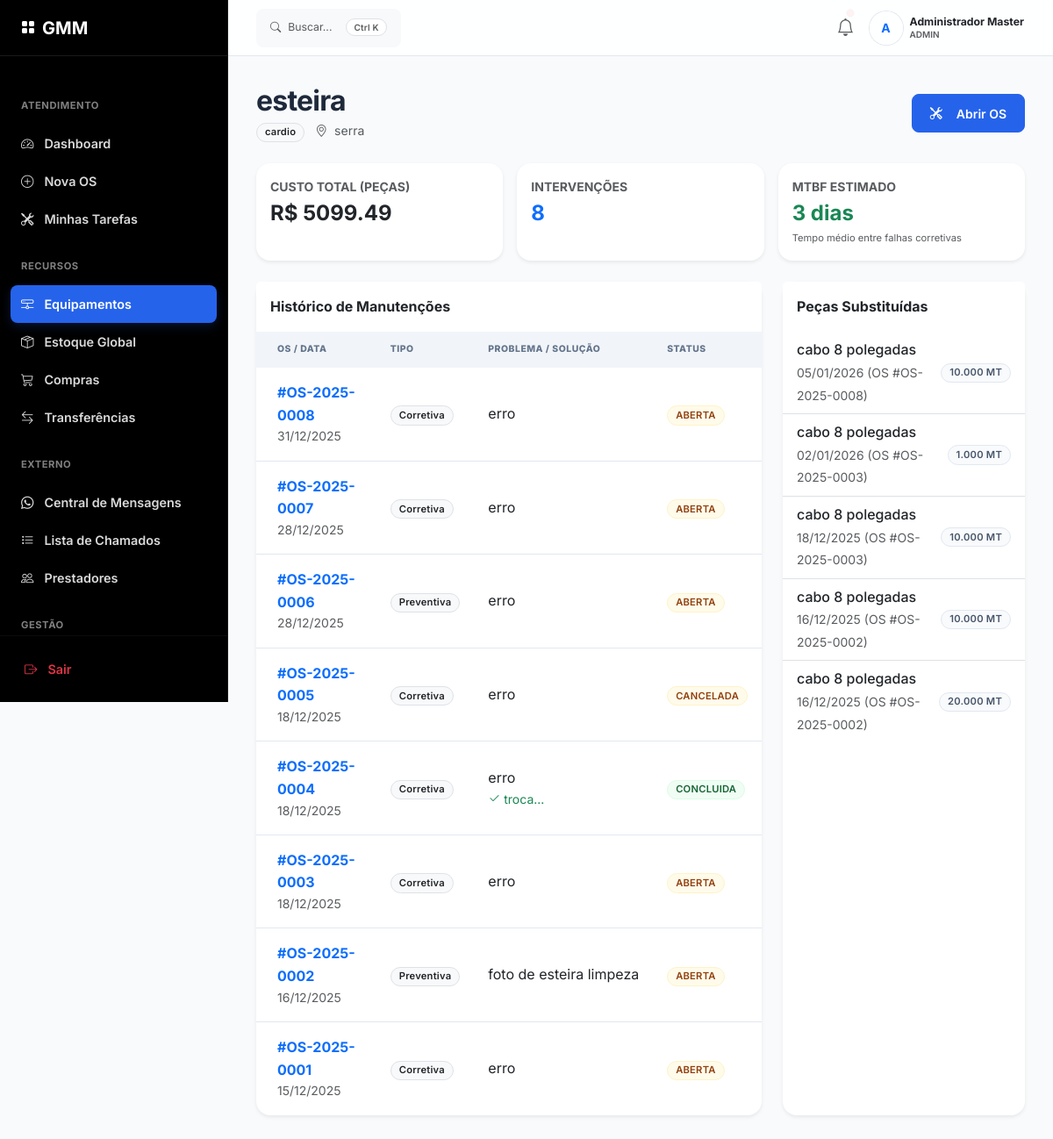
The app's page /equipamentos/1 (signed in), older data.
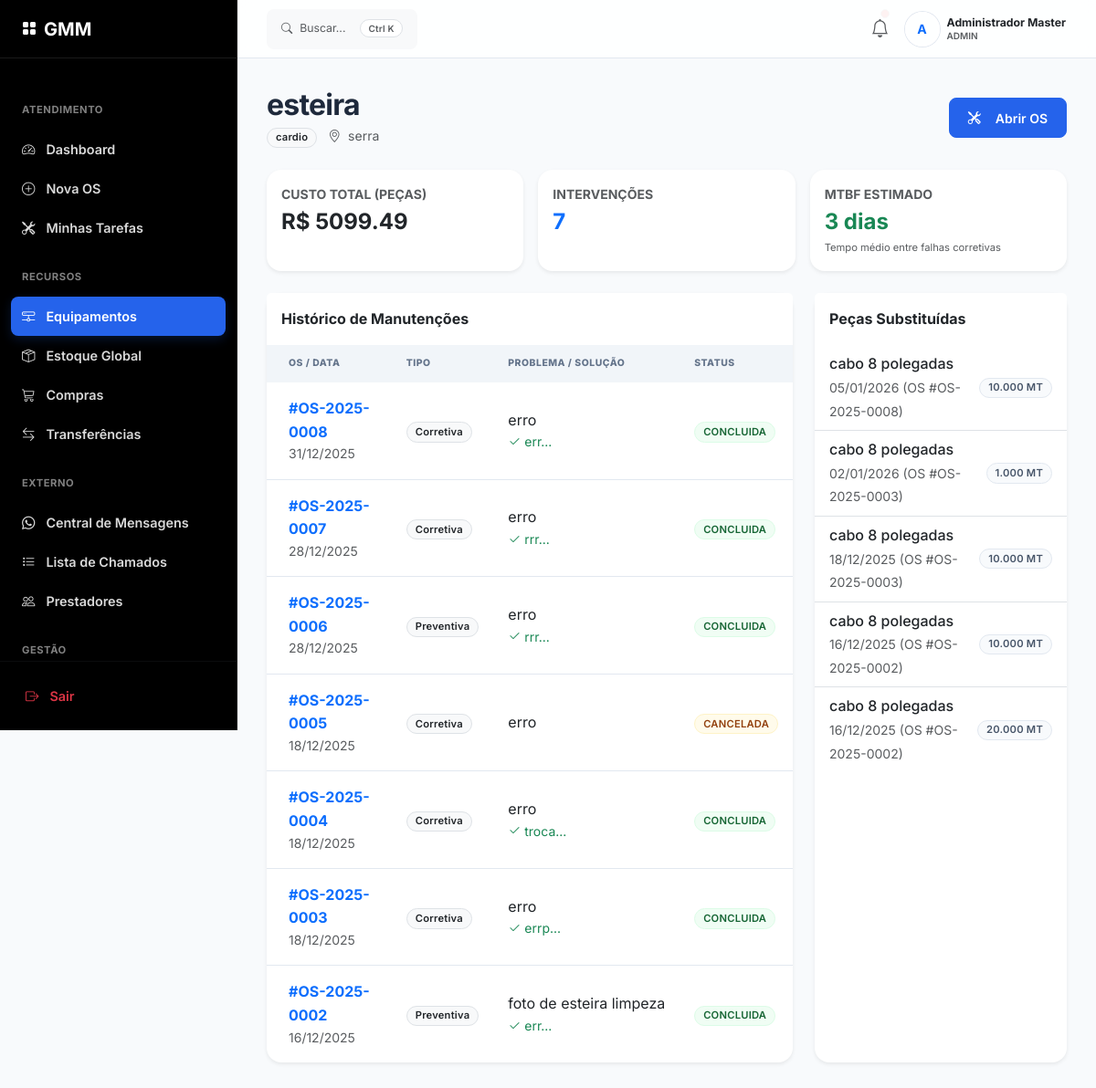
The same page, newer data.
### app/models/estoque_models.py (models this page shows, shortened)
class OrdemServico(db.Model):
    __tablename__ = 'ordens_servico'
    id = db.Column(db.Integer, primary_key=True)
    numero_os = db.Column(db.String(20), unique=True, nullable=False)
    tecnico_id = db.Column(db.Integer, db.ForeignKey('usuarios.id'), nullable=False)
    unidade_id = db.Column(db.Integer, db.ForeignKey('unidades.id'), nullable=False)
    equipamento_id = db.Column(db.Integer, db.ForeignKey('equipamentos.id'), nullable=True)
    tipo_manutencao = db.Column(db.String(20), nullable=False)
    prioridade = db.Column(db.String(20), default='media')
    descricao_problema = db.Column(db.Text, nullable=False)
    descricao_solucao = db.Column(db.Text, nullable=True)
    status = db.Column(db.String(20), default='aberta')
    prazo_conclusao = db.Column(db.DateTime, nullable=False)
    fotos_antes = db.Column(db.JSON, nullable=True)
    fotos_depois = db.Column(db.JSON, nullable=True)
    data_abertura = db.Column(db.DateTime, default=datetime.utcnow)
    data_conclusao = db.Column(db.DateTime, nullable=True)
    tecnico = db.relationship('Usuario', backref='ordens_servico')
    unidade = db.relationship('Unidade', backref='ordens_servico')
    equipamento_rel = db.relationship('Equipamento', backref='ordens')
    movimentacoes = db.relationship('MovimentacaoEstoque', backref='os', lazy=True)
    anexos_list = db.relationship('AnexosOS', backref='os', lazy=True, cascade="all, delete-orphan")

class MovimentacaoEstoque(db.Model):
    __tablename__ = 'movimentacoes_estoque'
    id = db.Column(db.Integer, primary_key=True)
    os_id = db.Column(db.Integer, db.ForeignKey('ordens_servico.id'), nullable=True)
    estoque_id = db.Column(db.Integer, db.ForeignKey('estoque.id'), nullable=False)
    usuario_id = db.Column(db.Integer, db.ForeignKey('usuarios.id'), nullable=False)
    unidade_id = db.Column(db.Integer, db.ForeignKey('unidades.id'), nullable=True)
    tipo_movimentacao = db.Column(db.String(20), nullable=False)
    quantidade = db.Column(db.Numeric(10, 3), nullable=False)
    observacao = db.Column(db.String(255), nullable=True)
    data_movimentacao = db.Column(db.DateTime, default=datetime.utcnow)
    estoque = db.relationship('Estoque', backref='historico')
    usuario = db.relationship('Usuario')
    unidade = db.relationship('Unidade')

class Estoque(db.Model):
    __tablename__ = 'estoque'
    id = db.Column(db.Integer, primary_key=True)
    codigo = db.Column(db.String(20), unique=True, nullable=False)
    nome = db.Column(db.String(150), nullable=False)
    categoria_id = db.Column(db.Integer, db.ForeignKey('categorias_estoque.id'))
    unidade_medida = db.Column(db.String(5), nullable=False)
    quantidade_atual = db.Column(db.Numeric(10, 3), nullable=False, default=0)
    quantidade_minima = db.Column(db.Numeric(10, 3), nullable=False, default=5)
    valor_unitario = db.Column(db.Numeric(10, 2), nullable=True)
    localizacao = db.Column(db.String(100), nullable=True)
    unidade_id = db.Column(db.Integer, db.ForeignKey('unidades.id'), nullable=True)
    updated_at = db.Column(db.DateTime, default=datetime.utcnow, onupdate=datetime.utcnow)
    categoria = db.relationship('CategoriaEstoque', backref='itens')
    unidade = db.relationship('Unidade', backref='estoque_itens')

### app/routes/equipamentos.py (the view)
@bp.route('/<int:id>')
@login_required
def detalhes(id):
    equipamento = Equipamento.query.get_or_404(id)
    historico_os = OrdemServico.query.filter_by(equipamento_id=id)\
        .order_by(OrdemServico.data_abertura.desc()).all()
    pecas_trocadas = MovimentacaoEstoque.query.join(OrdemServico)\
        .filter(OrdemServico.equipamento_id == id, MovimentacaoEstoque.tipo_movimentacao == 'consumo')\
        .order_by(MovimentacaoEstoque.data_movimentacao.desc()).all()
    total_custo_pecas = sum([m.quantidade * (m.estoque.valor_unitario or 0) for m in pecas_trocadas])
    qtd_os = len(historico_os)
    corretivas = [os for os in historico_os if os.tipo_manutencao == 'corretiva']
    mtbf = "N/A"
    if len(corretivas) > 1:
        delta = corretivas[0].data_abertura - corretivas[-1].data_abertura
        dias = delta.days
        divisor = len(corretivas) - 1 if len(corretivas) > 1 else 1
        media_dias = dias // divisor
        mtbf = f"{media_dias} dias"
    return render_template('equipamento_detalhe.html',
                         eq=equipamento,
                         historico_os=historico_os,
                         pecas=pecas_trocadas,
                         kpis={
                             'custo_total': total_custo_pecas,
                             'qtd_os': qtd_os,
                             'mtbf': mtbf
                         })

### app/templates/equipamento_detalhe.html (shortened to what the changed rows need)
{% extends "base.html" %}
{% block content %}
<div class="mb-4 d-flex justify-content-between align-items-center">
    <div>
        <h2 class="fw-bold mb-0">{{ eq.nome }}</h2>
    </div>
</div>
<div class="row g-3 mb-4">
    <div class="col-md-4">
        <div class="card border-0 shadow-sm p-3 h-100">
            <div class="small text-muted fw-bold text-uppercase">Intervenções</div>
            <div class="fs-4 fw-bold text-primary">{{ kpis.qtd_os }}</div>
        </div>
    </div>
</div>
<div class="row g-4">
    <div class="col-lg-8">
        <div class="card border-0 shadow-sm">
            <div class="table-responsive">
                <table class="table table-hover mb-0 align-middle">
                    <thead class="bg-light">
                        <tr>
                            <th class="ps-4">OS / Data</th>
                            <th>Tipo</th>
                            <th>Problema / Solução</th>
                            <th>Status</th>
                        </tr>
                    </thead>
                    <tbody>
                        {% for os in historico_os %}
                        <tr>
                            <td class="ps-4">
                                <a href="{{ url_for('os.detalhes', id=os.id) }}"
                                    class="fw-bold text-decoration-none">#{{ os.numero_os }}</a>
                                <div class="small text-muted">{{ os.data_abertura.strftime('%d/%m/%Y') }}</div>
                            </td>
                            <td><span class="badge bg-light text-dark border">{{ os.tipo_manutencao|capitalize }}</span>
                            </td>
                            <td>
                                <div class="text-truncate" style="max-width: 250px;"
                                    title="{{ os.descricao_problema }}">
                                    {{ os.descricao_problema }}
                                </div>
                                {% if os.descricao_solucao %}
                                <div class="small text-success"><i class="bi bi-check2"></i> {{
                                    os.descricao_solucao[:50] }}...</div>
                                {% endif %}
                            </td>
                            <td>
                                <span
                                    class="badge bg-{{ 'success' if os.status == 'concluida' else 'warning' }} bg-opacity-10 text-dark">
                                    {{ os.status|upper }}
                                </span>
                            </td>
                        </tr>
                        {% else %}
                        <tr>
                            <td colspan="4" class="text-center py-4 text-muted">Sem histórico registrado.</td>
                        </tr>
                        {% endfor %}
                    </tbody>
                </table>
            </div>
        </div>
    </div>
    <div class="col-lg-4">
        <div class="card border-0 shadow-sm h-100">
            <div class="card-body p-0">
                <ul class="list-group list-group-flush">
                    {% for mov in pecas %}
                    <li class="list-group-item d-flex justify-content-between align-items-center">
                        <div>
                            <div class="fw-medium">{{ mov.estoque.nome }}</div>
                            <small class="text-muted">{{ mov.data_movimentacao.strftime('%d/%m/%Y') }} (OS #{{
                                mov.os.numero_os }})</small>
                        </div>
                        <span class="badge bg-secondary bg-opacity-10 text-dark">
                            {{ "{:g}".format(mov.quantidade) }} {{ mov.estoque.unidade_medida }}
                        </span>
                    </li>
                    {% else %}
                    <li class="list-group-item text-muted text-center py-4">Nenhuma peça trocada neste equipamento.</li>
                    {% endfor %}
                </ul>
            </div>
        </div>
    </div>
</div>
{% endblock %}

Row changes from the older to the newer data that the page shows:
removed OrdemServico: numero_os "OS-2025-0001", data_abertura "15/12/2025", tipo_manutencao "Corretiva", descricao_problema "erro", status "ABERTA"
changed OrdemServico "OS-2025-0008": descricao_solucao (not shown) → "err"; status "ABERTA" → "CONCLUIDA"
changed OrdemServico "OS-2025-0007": descricao_solucao (not shown) → "rrr"; status "ABERTA" → "CONCLUIDA"
changed OrdemServico "OS-2025-0006": descricao_solucao (not shown) → "rrr"; status "ABERTA" → "CONCLUIDA"
changed OrdemServico: descricao_solucao (not shown) → "errp"; status "ABERTA" → "CONCLUIDA"
changed OrdemServico "OS-2025-0002": descricao_solucao (not shown) → "err"; status "ABERTA" → "CONCLUIDA"
Text that changed along with them:
{{ kpis.qtd_os }}: "8" → "7"
